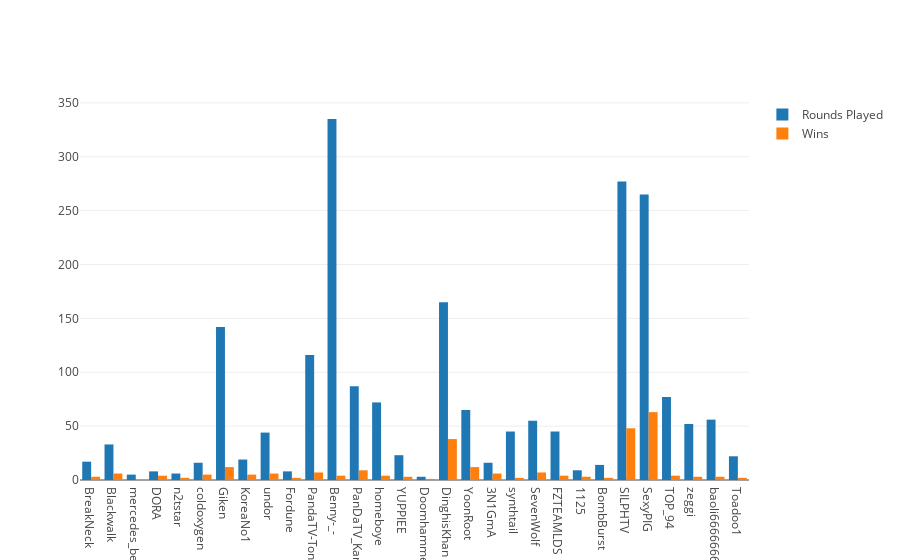

Notebook cell for this chart:
### Code cell
data = [trace1, trace2]
layout = go.Layout(barmode='group')

fig = go.Figure(data=data, layout=layout)
iplot(fig, filename='grouped-bar')

### Figure 1 — Plotly figure (JSON) as saved in the notebook; plotly's stock layout.template omitted (floating-point values rounded to 4 significant figures)
{"data": [{"name": "Rounds Played", "type": "bar", "uid": "830e1e5e-da79-445b-8748-b712086e4285", "x": ["BreakNeck", "Blackwalk", "mercedes_benz", "DORA", "n2tstar", "coldoxygen", "Giken", "KoreaNo1", "undor", "Fordune", "PandaTV-Tongk", "Benny-_-", "PanDaTV_Karl", "homeboye", "YUPPIEE", "Doomhammer", "DinghisKhan", "YoonRoot", "3N1GmA", "synthtail", "SevenWolf", "FZTEAMLDS", "1125", "BombBurst", "SILPHTV", "SexyPIG", "TOP_94", "zeggi", "baoli6666666", "Toadoo1"], "y": [17, 33, 5, 8, 6, 16, 142, 19, 44, 8, 116, 335, 87, 72, 23, 3, 165, 65, 16, 45, 55, 45, 9, 14, 277, 265, 77, 52, 56, 22]}, {"name": "Wins", "type": "bar", "uid": "584e04c4-1b30-4dd2-b5f7-0d11f72d766e", "x": ["BreakNeck", "Blackwalk", "mercedes_benz", "DORA", "n2tstar", "coldoxygen", "Giken", "KoreaNo1", "undor", "Fordune", "PandaTV-Tongk", "Benny-_-", "PanDaTV_Karl", "homeboye", "YUPPIEE", "Doomhammer", "DinghisKhan", "YoonRoot", "3N1GmA", "synthtail", "SevenWolf", "FZTEAMLDS", "1125", "BombBurst", "SILPHTV", "SexyPIG", "TOP_94", "zeggi", "baoli6666666", "Toadoo1"], "y": [3, 6, 0, 4, 2, 5, 12, 5, 6, 2, 7, 4, 9, 4, 3, 1, 38, 12, 6, 2, 7, 4, 3, 2, 48, 63, 4, 3, 3, 2]}], "layout": {"barmode": "group"}}
